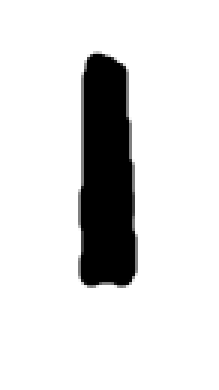
#> input picture imagerecognition/LineFollow/img/line.png, 219 x 390 px
$ python test2.py
#> lines starting #> are read from the running program, lines starting #| are printed output that depends on the picture
import cv2
import numpy as np

image = cv2.imread("./img/line.png")
#> image is the input picture: shape (390, 219, 3); min 0, max 255, mean 221

# Gather dimensions of image to form grid over it. Try to find things in each box
image = cv2.resize(image, (0,0), fx=2, fy=2)
#> image: shape (780, 438, 3)
height, width = image.shape[:2]
#> height = 780; width = 438

vert_h = width//3
#> vert_h = 146
horz_h = height//3
#> horz_h = 260
xs = list(range(0, width + 1, vert_h))
#> xs = [0, 146, 292, 438]
ys = list(range(0, height + 1, horz_h))
#> ys = [0, 260, 520, 780]

for ii in range(3):
    for jj in range(3):
        pt1 = (xs[ii], ys[jj])
        pt2 = (xs[ii+1], ys[jj+1])

        cv2.rectangle(image, pt1, pt2, (255, 255, 0), 3)
        seg = image[ys[jj]:ys[jj+1], xs[ii]:xs[ii+1]]

        #----------------------------------------------------------------------------------------------
        gray_seg = cv2.cvtColor(seg, cv2.COLOR_BGR2GRAY)

        kernel = np.ones((3, 3), np.uint8)
        black = cv2.inRange(seg, (0,0,0), (50,50,50))
        # black = cv2.erode(black, kernel, iterations = 1)
        black = cv2.dilate(black, kernel, iterations = 10)
        contours, _ = cv2.findContours(black.copy(), cv2.RETR_TREE, cv2.CHAIN_APPROX_SIMPLE)
        cv2.drawContours(seg, contours, -1, (0, 200, 0), 3)
        #-----------------------------------------------------------------------------------------------

        for c in contours:
            x,y,w,h = cv2.boundingRect(c)
            cv2.rectangle(seg, (x, y), (x+w, y+h), (0,0,255), 3)
            cv2.line(seg, (x+(w//2), (y + h//2)-5), (x+(w//2), (y + h//2)+5), (255,0,255),3)
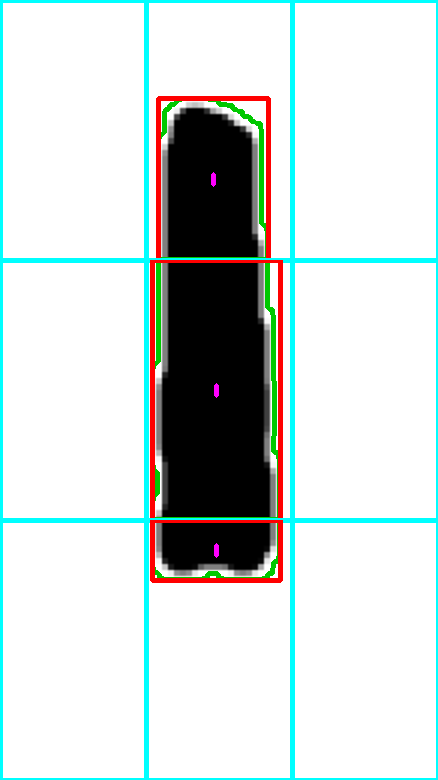
#> image: shape (780, 438, 3); mean B, G, R 214.6, 216.5, 206.8
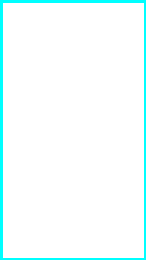
#> seg: shape (260, 146, 3); mean B, G, R 255, 255, 241.5

cv2.imshow('img', image)
# cv2.imshow('noise reduced', noise_begone)

cv2.waitKey(0)
cv2.destroyAllWindows()
